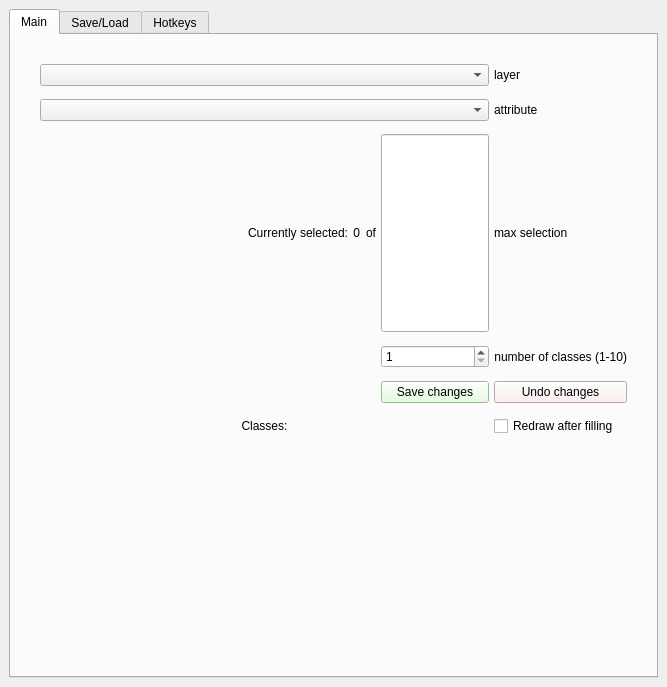
<?xml version="1.0" encoding="UTF-8"?>
<ui version="4.0">
 <class>FastFieldFillerDockWidgetBase</class>
 <widget class="QDockWidget" name="FastFieldFillerDockWidgetBase">
  <property name="geometry">
   <rect>
    <x>0</x>
    <y>0</y>
    <width>667</width>
    <height>687</height>
   </rect>
  </property>
  <property name="floating">
   <bool>true</bool>
  </property>
  <property name="features">
   <set>QDockWidget::AllDockWidgetFeatures</set>
  </property>
  <property name="allowedAreas">
   <set>Qt::LeftDockWidgetArea|Qt::RightDockWidgetArea</set>
  </property>
  <property name="windowTitle">
   <string>Fast Field Filler</string>
  </property>
  <widget class="QWidget" name="dockWidgetContents">
   <layout class="QGridLayout" name="gridLayout">
    <property name="leftMargin">
     <number>9</number>
    </property>
    <item row="1" column="0">
     <widget class="QTabWidget" name="tab_widget">
      <property name="sizePolicy">
       <sizepolicy hsizetype="Minimum" vsizetype="Minimum">
        <horstretch>0</horstretch>
        <verstretch>0</verstretch>
       </sizepolicy>
      </property>
      <property name="maximumSize">
       <size>
        <width>16777215</width>
        <height>16777215</height>
       </size>
      </property>
      <property name="currentIndex">
       <number>0</number>
      </property>
      <widget class="QWidget" name="tab_main">
       <property name="sizePolicy">
        <sizepolicy hsizetype="Expanding" vsizetype="Expanding">
         <horstretch>0</horstretch>
         <verstretch>0</verstretch>
        </sizepolicy>
       </property>
       <attribute name="title">
        <string>Main</string>
       </attribute>
       <layout class="QGridLayout" name="gridLayout_2">
        <item row="1" column="1">
         <layout class="QGridLayout" name="main_tab_grid" rowstretch="0,0,0,0,0,0,0" columnstretch="99999999,0,0,0,0">
          <property name="sizeConstraint">
           <enum>QLayout::SetDefaultConstraint</enum>
          </property>
          <property name="leftMargin">
           <number>20</number>
          </property>
          <property name="topMargin">
           <number>20</number>
          </property>
          <property name="rightMargin">
           <number>20</number>
          </property>
          <property name="bottomMargin">
           <number>20</number>
          </property>
          <property name="horizontalSpacing">
           <number>5</number>
          </property>
          <property name="verticalSpacing">
           <number>13</number>
          </property>
          <item row="6" column="0" colspan="5">
           <widget class="QLabel" name="label_empty1">
            <property name="sizePolicy">
             <sizepolicy hsizetype="Preferred" vsizetype="Preferred">
              <horstretch>0</horstretch>
              <verstretch>0</verstretch>
             </sizepolicy>
            </property>
            <property name="text">
             <string/>
            </property>
           </widget>
          </item>
          <item row="3" column="3">
           <widget class="QSpinBox" name="spin_box_max_classes">
            <property name="minimum">
             <number>1</number>
            </property>
            <property name="maximum">
             <number>10</number>
            </property>
           </widget>
          </item>
          <item row="2" column="4">
           <widget class="QLabel" name="label_max_features">
            <property name="layoutDirection">
             <enum>Qt::LeftToRight</enum>
            </property>
            <property name="text">
             <string>max selection</string>
            </property>
            <property name="alignment">
             <set>Qt::AlignLeading|Qt::AlignLeft|Qt::AlignVCenter</set>
            </property>
           </widget>
          </item>
          <item row="2" column="2">
           <widget class="QLabel" name="label_selected_features_3">
            <property name="layoutDirection">
             <enum>Qt::LeftToRight</enum>
            </property>
            <property name="text">
             <string>of</string>
            </property>
            <property name="alignment">
             <set>Qt::AlignRight|Qt::AlignTrailing|Qt::AlignVCenter</set>
            </property>
           </widget>
          </item>
          <item row="2" column="0">
           <widget class="QLabel" name="label_selected_features_1">
            <property name="layoutDirection">
             <enum>Qt::LeftToRight</enum>
            </property>
            <property name="text">
             <string>Currently selected:</string>
            </property>
            <property name="alignment">
             <set>Qt::AlignRight|Qt::AlignTrailing|Qt::AlignVCenter</set>
            </property>
           </widget>
          </item>
          <item row="0" column="4">
           <widget class="QLabel" name="label_layer">
            <property name="layoutDirection">
             <enum>Qt::LeftToRight</enum>
            </property>
            <property name="text">
             <string>layer</string>
            </property>
            <property name="alignment">
             <set>Qt::AlignLeading|Qt::AlignLeft|Qt::AlignVCenter</set>
            </property>
           </widget>
          </item>
          <item row="2" column="3">
           <widget class="QLineEdit" name="line_edit_max_features">
            <property name="sizePolicy">
             <sizepolicy hsizetype="Minimum" vsizetype="Minimum">
              <horstretch>0</horstretch>
              <verstretch>0</verstretch>
             </sizepolicy>
            </property>
           </widget>
          </item>
          <item row="4" column="3">
           <widget class="QPushButton" name="push_button_commit">
            <property name="enabled">
             <bool>true</bool>
            </property>
            <property name="styleSheet">
             <string notr="true">background-color:#daffd8</string>
            </property>
            <property name="text">
             <string>Save changes</string>
            </property>
           </widget>
          </item>
          <item row="5" column="4">
           <widget class="QCheckBox" name="check_box_redraw">
            <property name="enabled">
             <bool>true</bool>
            </property>
            <property name="text">
             <string>Redraw after filling</string>
            </property>
            <property name="tristate">
             <bool>false</bool>
            </property>
           </widget>
          </item>
          <item row="3" column="4">
           <widget class="QLabel" name="label_max_classes">
            <property name="layoutDirection">
             <enum>Qt::LeftToRight</enum>
            </property>
            <property name="text">
             <string>number of classes (1-10)</string>
            </property>
            <property name="alignment">
             <set>Qt::AlignRight|Qt::AlignTrailing|Qt::AlignVCenter</set>
            </property>
           </widget>
          </item>
          <item row="1" column="0" colspan="4">
           <widget class="QgsFieldComboBox" name="cbo_attribute">
            <property name="sizePolicy">
             <sizepolicy hsizetype="Expanding" vsizetype="Maximum">
              <horstretch>0</horstretch>
              <verstretch>0</verstretch>
             </sizepolicy>
            </property>
            <property name="allowEmptyFieldName">
             <bool>false</bool>
            </property>
           </widget>
          </item>
          <item row="2" column="1">
           <widget class="QLabel" name="label_selected_features">
            <property name="layoutDirection">
             <enum>Qt::LeftToRight</enum>
            </property>
            <property name="text">
             <string>0</string>
            </property>
            <property name="alignment">
             <set>Qt::AlignRight|Qt::AlignTrailing|Qt::AlignVCenter</set>
            </property>
           </widget>
          </item>
          <item row="0" column="0" colspan="4">
           <widget class="QgsMapLayerComboBox" name="cbo_layer">
            <property name="sizePolicy">
             <sizepolicy hsizetype="Expanding" vsizetype="Maximum">
              <horstretch>0</horstretch>
              <verstretch>0</verstretch>
             </sizepolicy>
            </property>
            <property name="allowEmptyLayer">
             <bool>true</bool>
            </property>
           </widget>
          </item>
          <item row="4" column="4">
           <widget class="QPushButton" name="push_button_undo">
            <property name="enabled">
             <bool>true</bool>
            </property>
            <property name="styleSheet">
             <string notr="true">background-color:#ffeaea</string>
            </property>
            <property name="text">
             <string>Undo changes</string>
            </property>
           </widget>
          </item>
          <item row="1" column="4">
           <widget class="QLabel" name="label_attribute">
            <property name="text">
             <string>attribute</string>
            </property>
            <property name="alignment">
             <set>Qt::AlignLeading|Qt::AlignLeft|Qt::AlignVCenter</set>
            </property>
           </widget>
          </item>
          <item row="5" column="0" colspan="4">
           <widget class="QLabel" name="label_filling">
            <property name="sizePolicy">
             <sizepolicy hsizetype="Minimum" vsizetype="Minimum">
              <horstretch>0</horstretch>
              <verstretch>0</verstretch>
             </sizepolicy>
            </property>
            <property name="maximumSize">
             <size>
              <width>16777215</width>
              <height>16777215</height>
             </size>
            </property>
            <property name="layoutDirection">
             <enum>Qt::LeftToRight</enum>
            </property>
            <property name="text">
             <string>Classes:</string>
            </property>
            <property name="alignment">
             <set>Qt::AlignCenter</set>
            </property>
           </widget>
          </item>
         </layout>
        </item>
       </layout>
      </widget>
      <widget class="QWidget" name="tab_save_load">
       <property name="sizePolicy">
        <sizepolicy hsizetype="Fixed" vsizetype="Fixed">
         <horstretch>0</horstretch>
         <verstretch>0</verstretch>
        </sizepolicy>
       </property>
       <attribute name="title">
        <string>Save/Load</string>
       </attribute>
       <layout class="QGridLayout" name="gridLayout_3">
        <item row="0" column="0">
         <layout class="QVBoxLayout" name="verticalLayout" stretch="0,0,0,0,999999">
          <property name="spacing">
           <number>10</number>
          </property>
          <property name="sizeConstraint">
           <enum>QLayout::SetMinAndMaxSize</enum>
          </property>
          <property name="leftMargin">
           <number>20</number>
          </property>
          <property name="topMargin">
           <number>20</number>
          </property>
          <property name="rightMargin">
           <number>20</number>
          </property>
          <property name="bottomMargin">
           <number>20</number>
          </property>
          <item>
           <widget class="QLabel" name="label_json">
            <property name="text">
             <string>To save or load classes as a json file, insert the file path here:</string>
            </property>
            <property name="alignment">
             <set>Qt::AlignCenter</set>
            </property>
           </widget>
          </item>
          <item>
           <widget class="QgsFileWidget" name="json_path_qgs_file_widget">
            <property name="sizePolicy">
             <sizepolicy hsizetype="Minimum" vsizetype="Minimum">
              <horstretch>0</horstretch>
              <verstretch>0</verstretch>
             </sizepolicy>
            </property>
           </widget>
          </item>
          <item>
           <widget class="QPushButton" name="push_button_save_json">
            <property name="enabled">
             <bool>true</bool>
            </property>
            <property name="sizePolicy">
             <sizepolicy hsizetype="Minimum" vsizetype="Minimum">
              <horstretch>0</horstretch>
              <verstretch>0</verstretch>
             </sizepolicy>
            </property>
            <property name="minimumSize">
             <size>
              <width>0</width>
              <height>35</height>
             </size>
            </property>
            <property name="styleSheet">
             <string notr="true">background-color:#d4d4d4</string>
            </property>
            <property name="text">
             <string>Save </string>
            </property>
           </widget>
          </item>
          <item>
           <widget class="QPushButton" name="push_button_load_json">
            <property name="enabled">
             <bool>true</bool>
            </property>
            <property name="sizePolicy">
             <sizepolicy hsizetype="Minimum" vsizetype="Minimum">
              <horstretch>0</horstretch>
              <verstretch>0</verstretch>
             </sizepolicy>
            </property>
            <property name="minimumSize">
             <size>
              <width>0</width>
              <height>35</height>
             </size>
            </property>
            <property name="styleSheet">
             <string notr="true">background-color: #aeaeae</string>
            </property>
            <property name="text">
             <string>Load </string>
            </property>
           </widget>
          </item>
          <item>
           <widget class="QLabel" name="label_empty2">
            <property name="text">
             <string/>
            </property>
           </widget>
          </item>
         </layout>
        </item>
       </layout>
      </widget>
      <widget class="QWidget" name="tab_new">
       <property name="sizePolicy">
        <sizepolicy hsizetype="Expanding" vsizetype="Expanding">
         <horstretch>0</horstretch>
         <verstretch>0</verstretch>
        </sizepolicy>
       </property>
       <attribute name="title">
        <string>Hotkeys</string>
       </attribute>
       <widget class="QWidget" name="gridLayoutWidget">
        <property name="geometry">
         <rect>
          <x>10</x>
          <y>10</y>
          <width>581</width>
          <height>581</height>
         </rect>
        </property>
        <layout class="QGridLayout" name="gridLayout_hotkeys" rowstretch="0,0,0,0,9999" columnstretch="0,0" rowminimumheight="0,0,10,10,0">
         <property name="sizeConstraint">
          <enum>QLayout::SetMaximumSize</enum>
         </property>
         <property name="leftMargin">
          <number>20</number>
         </property>
         <property name="topMargin">
          <number>20</number>
         </property>
         <property name="rightMargin">
          <number>20</number>
         </property>
         <property name="bottomMargin">
          <number>20</number>
         </property>
         <item row="0" column="0" colspan="2">
          <widget class="QCheckBox" name="check_box_use_hotkeys">
           <property name="enabled">
            <bool>true</bool>
           </property>
           <property name="sizePolicy">
            <sizepolicy hsizetype="Preferred" vsizetype="Preferred">
             <horstretch>0</horstretch>
             <verstretch>0</verstretch>
            </sizepolicy>
           </property>
           <property name="inputMethodHints">
            <set>Qt::ImhNoTextHandles</set>
           </property>
           <property name="text">
            <string>Enable hotkeys</string>
           </property>
           <property name="tristate">
            <bool>false</bool>
           </property>
          </widget>
         </item>
         <item row="3" column="0" colspan="2">
          <widget class="QLabel" name="label">
           <property name="sizePolicy">
            <sizepolicy hsizetype="Preferred" vsizetype="Preferred">
             <horstretch>0</horstretch>
             <verstretch>0</verstretch>
            </sizepolicy>
           </property>
           <property name="text">
            <string>Notes: 
1. All key bindings are reset after you restart QGIS.
2. These settings do not replace the default shortcut keys!
     For example, if the default &quot;F1&quot; is assigned as 
	 &quot;show help&quot;, it won't work at all.
3. Some keyboard shortcuts may not work because of 
     the default system key combination.
     For example: Shift + num + 4</string>
           </property>
          </widget>
         </item>
         <item row="1" column="0">
          <widget class="QGroupBox" name="groupBox">
           <property name="sizePolicy">
            <sizepolicy hsizetype="Fixed" vsizetype="Fixed">
             <horstretch>0</horstretch>
             <verstretch>0</verstretch>
            </sizepolicy>
           </property>
           <property name="minimumSize">
            <size>
             <width>99</width>
             <height>83</height>
            </size>
           </property>
           <property name="maximumSize">
            <size>
             <width>16777215</width>
             <height>16777215</height>
            </size>
           </property>
           <property name="sizeIncrement">
            <size>
             <width>0</width>
             <height>0</height>
            </size>
           </property>
           <property name="title">
            <string>Set hotkeys:</string>
           </property>
           <widget class="QRadioButton" name="use_f_hotkeys">
            <property name="geometry">
             <rect>
              <x>10</x>
              <y>60</y>
              <width>471</width>
              <height>17</height>
             </rect>
            </property>
            <property name="text">
             <string>F1 – F12</string>
            </property>
            <attribute name="buttonGroup">
             <string notr="true">hotkeys_radio_group</string>
            </attribute>
           </widget>
           <widget class="QRadioButton" name="use_numpad_hotkeys">
            <property name="geometry">
             <rect>
              <x>10</x>
              <y>30</y>
              <width>211</width>
              <height>17</height>
             </rect>
            </property>
            <property name="sizePolicy">
             <sizepolicy hsizetype="Minimum" vsizetype="Minimum">
              <horstretch>0</horstretch>
              <verstretch>0</verstretch>
             </sizepolicy>
            </property>
            <property name="text">
             <string>0 – 9 numpad </string>
            </property>
            <attribute name="buttonGroup">
             <string notr="true">hotkeys_radio_group</string>
            </attribute>
           </widget>
          </widget>
         </item>
         <item row="2" column="0" colspan="2">
          <widget class="QLabel" name="label_current_hotkeys">
           <property name="sizePolicy">
            <sizepolicy hsizetype="Preferred" vsizetype="Preferred">
             <horstretch>0</horstretch>
             <verstretch>0</verstretch>
            </sizepolicy>
           </property>
           <property name="text">
            <string>label_current_hotkeys</string>
           </property>
           <property name="alignment">
            <set>Qt::AlignLeading|Qt::AlignLeft|Qt::AlignTop</set>
           </property>
          </widget>
         </item>
         <item row="1" column="1">
          <widget class="QGroupBox" name="groupBox_2">
           <property name="sizePolicy">
            <sizepolicy hsizetype="Fixed" vsizetype="Fixed">
             <horstretch>0</horstretch>
             <verstretch>0</verstretch>
            </sizepolicy>
           </property>
           <property name="minimumSize">
            <size>
             <width>13</width>
             <height>93</height>
            </size>
           </property>
           <property name="title">
            <string>Use modifier keys:</string>
           </property>
           <widget class="QCheckBox" name="check_box_ctrl">
            <property name="geometry">
             <rect>
              <x>10</x>
              <y>30</y>
              <width>70</width>
              <height>17</height>
             </rect>
            </property>
            <property name="text">
             <string>Ctrl</string>
            </property>
           </widget>
           <widget class="QCheckBox" name="check_box_shift">
            <property name="geometry">
             <rect>
              <x>10</x>
              <y>70</y>
              <width>70</width>
              <height>17</height>
             </rect>
            </property>
            <property name="text">
             <string>Shift</string>
            </property>
           </widget>
           <widget class="QCheckBox" name="check_box_alt">
            <property name="geometry">
             <rect>
              <x>10</x>
              <y>50</y>
              <width>70</width>
              <height>17</height>
             </rect>
            </property>
            <property name="text">
             <string>Alt</string>
            </property>
           </widget>
          </widget>
         </item>
         <item row="4" column="0" colspan="2">
          <widget class="QLabel" name="empty_label">
           <property name="text">
            <string/>
           </property>
          </widget>
         </item>
        </layout>
       </widget>
      </widget>
     </widget>
    </item>
   </layout>
  </widget>
 </widget>
 <customwidgets>
  <customwidget>
   <class>QgsFieldComboBox</class>
   <extends>QComboBox</extends>
   <header>qgsfieldcombobox.h</header>
  </customwidget>
  <customwidget>
   <class>QgsFileWidget</class>
   <extends>QWidget</extends>
   <header>qgsfilewidget.h</header>
  </customwidget>
  <customwidget>
   <class>QgsMapLayerComboBox</class>
   <extends>QComboBox</extends>
   <header>qgsmaplayercombobox.h</header>
  </customwidget>
 </customwidgets>
 <resources/>
 <connections/>
 <buttongroups>
  <buttongroup name="hotkeys_radio_group"/>
 </buttongroups>
</ui>
